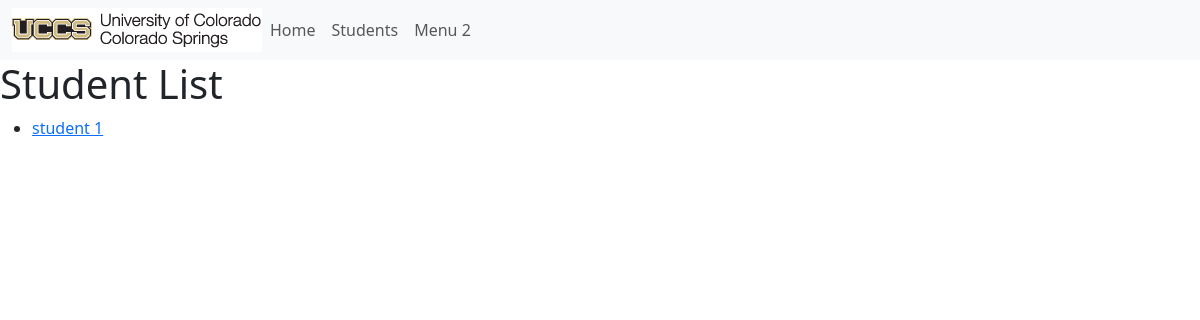
/students/, run on an earlier commit of the app's database.
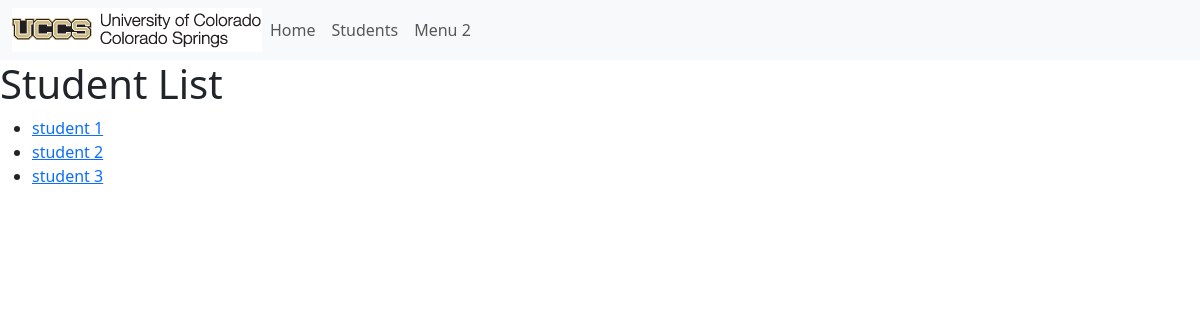
And on a later commit of the database.
### portfolio_app/models.py (models this page shows, shortened)
class Student(models.Model):
    MAJOR = (
        ('CSCI-BS', 'BS in Computer Science'),
        ('CPEN-BS', 'BS in Computer Engineering'),
        ('BIGD-BI', 'BI in Game Design and Development'),
        ('BICS-BI', 'BI in Computer Science'),
        ('BISC-BI', 'BI in Computer Security'),
        ('CSCI-BA', 'BA in Computer Science'),
        ('DASE-BS', 'BS in Data Analytics and Systems Engineering')
    )
    name = models.CharField(max_length=200)
    email = models.CharField("UCCS Email", max_length=200)
    major = models.CharField(max_length=200, choices=MAJOR)
    portfolio = models.OneToOneField(Portfolio, on_delete=models.CASCADE, unique=True, default=None)
    def get_absolute_url(self):
        return reverse('student-detail', args=[str(self.id)])

### portfolio_app/views.py (the view)
# urls.py: path('students/', views.StudentListView.as_view(), name= 'students'),
class StudentListView(generic.ListView):
    model = Student

### portfolio_app/templates/portfolio_app/student_list.html
{% extends 'portfolio_app/base_template.html' %}
{% block content %}
<h1>Student List</h1>
{% if student_list %}
<ul>
{% for student in student_list %}
<li>
<a href="{{ student.get_absolute_url }}">{{ student.name }}</a>
</li>
{% endfor %}
</ul>
{% else %}
<p>There are no students registered.</p>
{% endif %}
{% endblock %}

### portfolio_app/templates/portfolio_app/base_template.html (shortened to what this page needs)
{% load static %}
<!DOCTYPE html>
<html lang="en">
<head>
{% load bootstrap5 %}
{% bootstrap_css %}
</head>
<body>
<nav class="navbar navbar-expand-lg bg-body-tertiary">
    <div class="container-fluid">
        <img src="{% static 'images/uccs_logo.gif' %}">
        <div class="collapse navbar-collapse" id="navbarNav">
            <ul class="navbar-nav">
                <li class="nav-item">
                    <a class="nav-link" href="{% url 'index' %}">Home</a>
                </li>
                <li class="nav-item">
                    <a class="nav-link" href="{% url 'students' %}">Students</a>
                </li>
                <li class="nav-item">
                    <a class="nav-link" href="#">Menu 2</a>
                </li>
            </ul>
        </div>
    </div>
 </nav>
{% block content %}
{% endblock %}
</body>
</html>

What changed in the data, as far as the page shows it:
added Student: name "student 2"
added Student: name "student 3"
